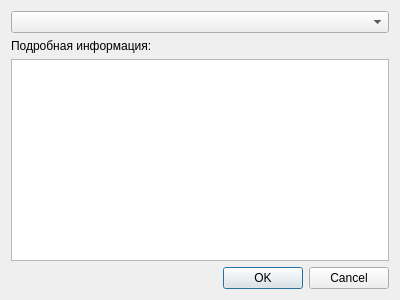
<?xml version="1.0" encoding="UTF-8"?>
<ui version="4.0">
 <class>IfSelectDialog</class>
 <widget class="QDialog" name="IfSelectDialog">
  <property name="geometry">
   <rect>
    <x>0</x>
    <y>0</y>
    <width>400</width>
    <height>300</height>
   </rect>
  </property>
  <property name="windowTitle">
   <string>Выбор интерфейса для захвата данных</string>
  </property>
  <property name="windowIcon">
   <iconset resource="actionIcons.qrc">
    <normaloff>:/icons/if.png</normaloff>:/icons/if.png</iconset>
  </property>
  <layout class="QVBoxLayout" name="verticalLayout_2">
   <item>
    <layout class="QVBoxLayout" name="verticalLayout">
     <item>
      <widget class="QComboBox" name="IfSelectComboBox"/>
     </item>
     <item>
      <widget class="QLabel" name="label">
       <property name="text">
        <string>Подробная информация:</string>
       </property>
      </widget>
     </item>
     <item>
      <widget class="QPlainTextEdit" name="aboutIfBox">
       <property name="readOnly">
        <bool>true</bool>
       </property>
      </widget>
     </item>
     <item>
      <widget class="QDialogButtonBox" name="buttonBox">
       <property name="orientation">
        <enum>Qt::Horizontal</enum>
       </property>
       <property name="standardButtons">
        <set>QDialogButtonBox::Cancel|QDialogButtonBox::Ok</set>
       </property>
      </widget>
     </item>
    </layout>
   </item>
  </layout>
 </widget>
 <resources>
  <include location="actionIcons.qrc"/>
 </resources>
 <connections>
  <connection>
   <sender>buttonBox</sender>
   <signal>accepted()</signal>
   <receiver>IfSelectDialog</receiver>
   <slot>accept()</slot>
   <hints>
    <hint type="sourcelabel">
     <x>239</x>
     <y>267</y>
    </hint>
    <hint type="destinationlabel">
     <x>157</x>
     <y>274</y>
    </hint>
   </hints>
  </connection>
  <connection>
   <sender>buttonBox</sender>
   <signal>rejected()</signal>
   <receiver>IfSelectDialog</receiver>
   <slot>reject()</slot>
   <hints>
    <hint type="sourcelabel">
     <x>307</x>
     <y>267</y>
    </hint>
    <hint type="destinationlabel">
     <x>286</x>
     <y>274</y>
    </hint>
   </hints>
  </connection>
 </connections>
</ui>
